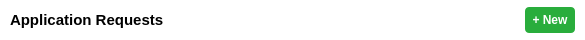
<?xml version="1.0" encoding="UTF-8"?>
<ui version="4.0">
 <class>Form</class>
 <widget class="QWidget" name="Form">
  <property name="geometry">
   <rect>
    <x>0</x>
    <y>0</y>
    <width>585</width>
    <height>40</height>
   </rect>
  </property>
  <property name="sizePolicy">
   <sizepolicy hsizetype="Preferred" vsizetype="Fixed">
    <horstretch>0</horstretch>
    <verstretch>0</verstretch>
   </sizepolicy>
  </property>
  <property name="minimumSize">
   <size>
    <width>0</width>
    <height>40</height>
   </size>
  </property>
  <property name="maximumSize">
   <size>
    <width>16777215</width>
    <height>40</height>
   </size>
  </property>
  <property name="cursor">
   <cursorShape>PointingHandCursor</cursorShape>
  </property>
  <property name="windowTitle">
   <string>Form</string>
  </property>
  <property name="autoFillBackground">
   <bool>false</bool>
  </property>
  <property name="styleSheet">
   <string notr="true">background-color: transparent; border: none</string>
  </property>
  <layout class="QHBoxLayout" name="horizontalLayout">
   <property name="spacing">
    <number>0</number>
   </property>
   <property name="leftMargin">
    <number>0</number>
   </property>
   <property name="topMargin">
    <number>0</number>
   </property>
   <property name="rightMargin">
    <number>0</number>
   </property>
   <property name="bottomMargin">
    <number>0</number>
   </property>
   <item>
    <spacer name="horizontalSpacer">
     <property name="orientation">
      <enum>Qt::Horizontal</enum>
     </property>
     <property name="sizeType">
      <enum>QSizePolicy::Fixed</enum>
     </property>
     <property name="sizeHint" stdset="0">
      <size>
       <width>10</width>
       <height>20</height>
      </size>
     </property>
    </spacer>
   </item>
   <item>
    <widget class="QLabel" name="main_title_label">
     <property name="sizePolicy">
      <sizepolicy hsizetype="Expanding" vsizetype="Preferred">
       <horstretch>0</horstretch>
       <verstretch>0</verstretch>
      </sizepolicy>
     </property>
     <property name="styleSheet">
      <string notr="true">font-weight: bold; font-size: 15px;</string>
     </property>
     <property name="text">
      <string>Application Requests</string>
     </property>
     <property name="wordWrap">
      <bool>true</bool>
     </property>
    </widget>
   </item>
   <item>
    <spacer name="horizontalSpacer_3">
     <property name="orientation">
      <enum>Qt::Horizontal</enum>
     </property>
     <property name="sizeType">
      <enum>QSizePolicy::Fixed</enum>
     </property>
     <property name="sizeHint" stdset="0">
      <size>
       <width>10</width>
       <height>20</height>
      </size>
     </property>
    </spacer>
   </item>
   <item>
    <widget class="QToolButton" name="new_button">
     <property name="minimumSize">
      <size>
       <width>50</width>
       <height>26</height>
      </size>
     </property>
     <property name="maximumSize">
      <size>
       <width>50</width>
       <height>26</height>
      </size>
     </property>
     <property name="font">
      <font>
       <pointsize>-1</pointsize>
       <weight>75</weight>
       <bold>true</bold>
      </font>
     </property>
     <property name="cursor">
      <cursorShape>PointingHandCursor</cursorShape>
     </property>
     <property name="styleSheet">
      <string notr="true">border: none; border-radius: 4px; background-color: rgb(41, 173, 60);
color: white;
font-weight: bold;
font-size: 12px;</string>
     </property>
     <property name="text">
      <string>+ New</string>
     </property>
     <property name="iconSize">
      <size>
       <width>26</width>
       <height>26</height>
      </size>
     </property>
    </widget>
   </item>
   <item>
    <spacer name="horizontalSpacer_5">
     <property name="orientation">
      <enum>Qt::Horizontal</enum>
     </property>
     <property name="sizeType">
      <enum>QSizePolicy::Fixed</enum>
     </property>
     <property name="sizeHint" stdset="0">
      <size>
       <width>10</width>
       <height>20</height>
      </size>
     </property>
    </spacer>
   </item>
  </layout>
 </widget>
 <resources/>
 <connections/>
</ui>
